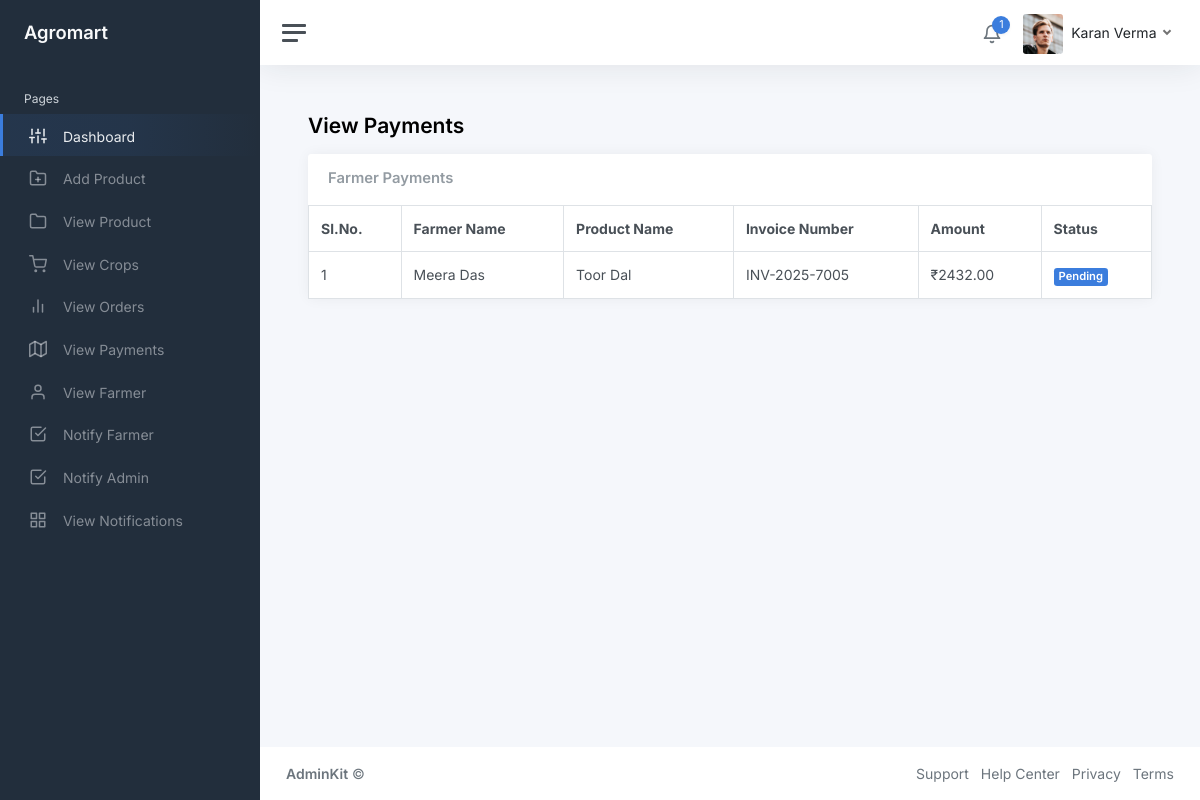
Page /consumer/view-payments.php (signed in) on the earlier database version.
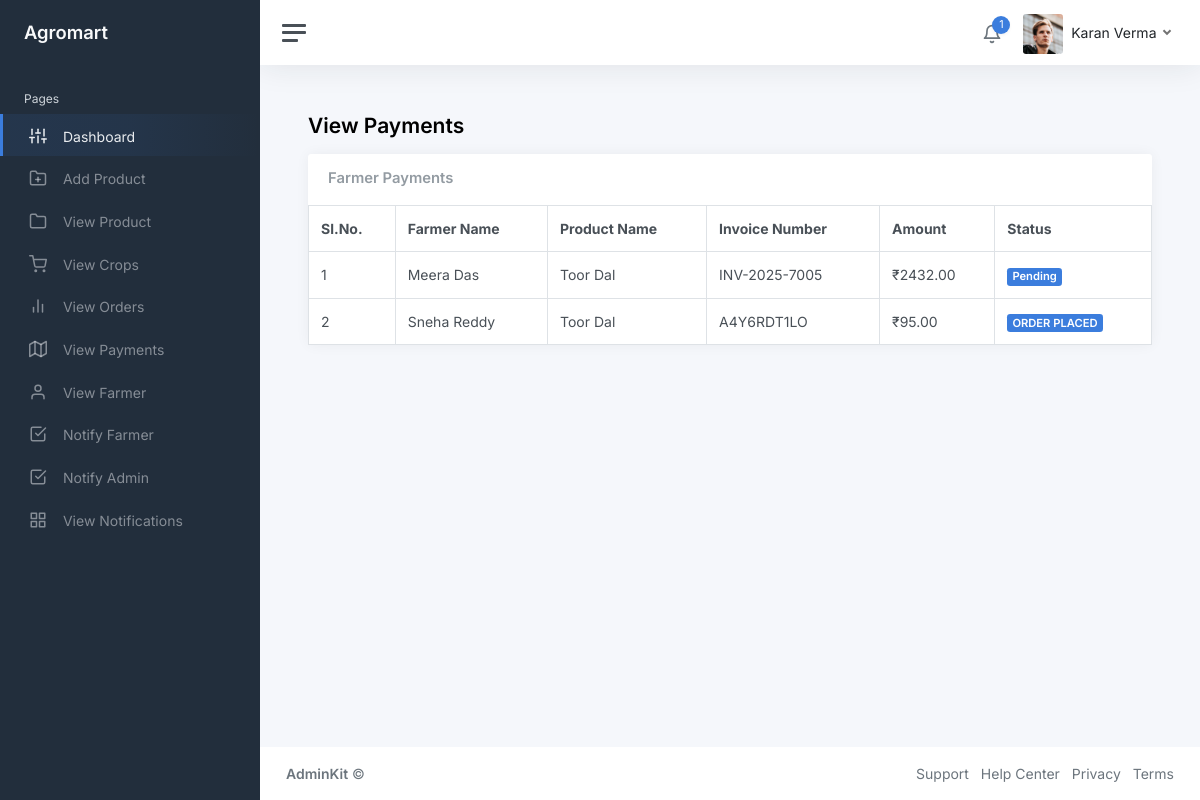
Same page on the later database version.
### tables this page shows
CREATE TABLE IF NOT EXISTS `orders` (
  `order_id` int NOT NULL AUTO_INCREMENT,
  `farmer_id` int NOT NULL,
  `product_id` int NOT NULL,
  `invoice_number` varchar(30) NOT NULL,
  `amount` int NOT NULL,
  `status` varchar(30) NOT NULL,
  `datetime` timestamp NOT NULL DEFAULT CURRENT_TIMESTAMP,
  PRIMARY KEY (`order_id`)
);

CREATE TABLE IF NOT EXISTS `farmers` (
  `farmer_id` int NOT NULL AUTO_INCREMENT,
  `farmer_name` varchar(30) NOT NULL,
  `farmer_email` varchar(30) NOT NULL,
  `farmer_contact_number` varchar(12) NOT NULL,
  `farmer_address` text NOT NULL,
  `farmer_username` varchar(30) NOT NULL,
  `farmer_password` varchar(30) NOT NULL,
  PRIMARY KEY (`farmer_id`)
);

CREATE TABLE IF NOT EXISTS `products` (
  `product_id` int NOT NULL AUTO_INCREMENT,
  `product_name` varchar(30) NOT NULL,
  `product_description` text NOT NULL,
  `product_amount` int NOT NULL,
  `consumer_id` int NOT NULL,
  `image_location` text NOT NULL,
  PRIMARY KEY (`product_id`)
);

CREATE TABLE IF NOT EXISTS `payments` (
  `payment_id` int NOT NULL AUTO_INCREMENT,
  `invoice_number` varchar(30) NOT NULL,
  `status` varchar(30) NOT NULL,
  `datetime` timestamp NOT NULL DEFAULT CURRENT_TIMESTAMP,
  `amount` int NOT NULL,
  PRIMARY KEY (`payment_id`)
);

### consumer/view-payments.php (the view, shortened to what this page needs)
<?php
include './includes/connection.php';
?>
<!DOCTYPE html>
<html lang="en">
<head>
	<link href="css/app.css" rel="stylesheet">
</head>
<body>
	<div class="wrapper">
		<?php include('./includes/sidebar.php'); ?>
		<div class="main">
			<?php include('./includes/navbar.php'); ?>
			<main class="content">
				<div class="container-fluid p-0">
					<h1 class="h3 mb-3"><strong>View Payments</strong></h1>
					<div class="row">
						<div class="col-12 d-flex">
							<div class="card flex-fill">
								<div class="card-header">
									<h5 class="card-title mb-0">Farmer Payments</h5>
								</div>
								<table class="table table-bordered my-0">
									<thead>
										<tr>
											<th>Sl.No.</th>
											<th class="d-none d-xl-table-cell">Farmer Name</th>
											<th class="d-none d-xl-table-cell">Product Name</th>
											<th class="d-none d-xl-table-cell">Invoice Number</th>
											<th class="d-none d-xl-table-cell">Amount</th>
											<th>Status</th>
										</tr>
									</thead>
									<tbody>
										<?php
											$id=$_SESSION['consumer_id'];
											$query=mysqli_query($con,"SELECT f.farmer_name, p.product_name, o.invoice_number, o.amount, a.status from orders O
											left join farmers F on O.farmer_id=F.farmer_id
											left join products P on P.product_id=O.product_id
                                            LEFT JOIN payments A on A.invoice_number=O.invoice_number
											left join consumer C on c.consumer_id=P.consumer_id where c.consumer_id=$id") or die(mysqli_error($con));
											if(mysqli_num_rows($query)){
												$i=1;
												while($row=mysqli_fetch_array($query)){
										?>
										<tr>
											<td><?php echo $i; ?></td>
											<td class="d-none d-xl-table-cell"><?php echo $row['farmer_name']; ?></td>
											<td class="d-none d-xl-table-cell"><?php echo $row['product_name']; ?></td>
											<td class="d-none d-xl-table-cell"><?php echo $row['invoice_number']; ?></td>
											<td class="d-none d-md-table-cell">&#8377;<?php echo $row['amount']; ?>.00</td>
											<td><span class="badge bg-primary"><?php echo $row['status']; ?></span></td>
										</tr>
										<?php
												$i++;
												}
											}
										?>
									</tbody>
								</table>
							</div>
						</div>
					</div>
				</div>
			</main>
			<?php include('./includes/footer.php'); ?>
		</div>
	</div>
</body>
</html>

### consumer/includes/sidebar.php
<nav id="sidebar" class="sidebar js-sidebar">
			<div class="sidebar-content js-simplebar">
				<a class="sidebar-brand" href="index.html">
					<span class="align-middle">Agromart</span>
				</a>
				<ul class="sidebar-nav">
					<li class="sidebar-header">
						Pages
					</li>
					<li class="sidebar-item active">
						<a class="sidebar-link" href="home.php">
              <i class="align-middle" data-feather="sliders"></i> <span class="align-middle">Dashboard</span>
            </a>
					</li>
					<li class="sidebar-item">
						<a class="sidebar-link" href="add-product.php">
              <i class="align-middle" data-feather="folder-plus"></i> <span class="align-middle">Add Product</span>
            </a>
					</li>
					<li class="sidebar-item">
						<a class="sidebar-link" href="view-product.php">
              <i class="align-middle" data-feather="folder"></i> <span class="align-middle">View Product</span>
            </a>
					</li>
					<li class="sidebar-item">
						<a class="sidebar-link" href="view-crop.php">
              <i class="align-middle" data-feather="shopping-cart"></i> <span class="align-middle">View Crops</span>
            </a>
					</li>
                    <li class="sidebar-item">
						<a class="sidebar-link" href="view-orders.php">
              <i class="align-middle" data-feather="bar-chart-2"></i> <span class="align-middle">View Orders</span>
            </a>
					</li>
					<li class="sidebar-item">
						<a class="sidebar-link" href="view-payments.php">
              <i class="align-middle" data-feather="map"></i> <span class="align-middle">View Payments</span>
            </a>
					</li>
					<li class="sidebar-item">
						<a class="sidebar-link" href="view-farmer.php">
              <i class="align-middle" data-feather="user"></i> <span class="align-middle">View Farmer</span>
            </a>
					</li>
                    <li class="sidebar-item">
						<a class="sidebar-link" href="notify-farmer.php">
              <i class="align-middle" data-feather="check-square"></i> <span class="align-middle">Notify Farmer</span>
            </a>
					</li>
                    <li class="sidebar-item">
						<a class="sidebar-link" href="notify-admin.php">
              <i class="align-middle" data-feather="check-square"></i> <span class="align-middle">Notify Admin</span>
            </a>
					</li>
                    <li class="sidebar-item">
						<a class="sidebar-link" href="view-notifications.php">
              <i class="align-middle" data-feather="grid"></i> <span class="align-middle">View Notifications</span>
            </a>
					</li>
				</ul>
			</div>
		</nav>

### consumer/includes/navbar.php (shortened to what this page needs)
<nav class="navbar navbar-expand navbar-light navbar-bg">
				<a class="sidebar-toggle js-sidebar-toggle">
				<i class="hamburger align-self-center"></i>
				</a>
				<div class="navbar-collapse collapse">
					<ul class="navbar-nav navbar-align">
						<li class="nav-item dropdown">
							<a class="nav-icon dropdown-toggle" href="#" id="alertsDropdown" data-bs-toggle="dropdown">
								<div class="position-relative">
									<i class="align-middle" data-feather="bell"></i>
									<span class="indicator">
                                    <?php
                                        $ID = $_SESSION['consumer_id'];
                                        $Count = mysqli_num_rows(mysqli_query($con,"SELECT * from notifications where notification_from_id=$ID"));
                                        echo $Count;
                                    ?>
                                    </span>
								</div>
							</a>
						</li>
						<li class="nav-item dropdown">
							<a class="nav-link dropdown-toggle d-none d-sm-inline-block" href="#" data-bs-toggle="dropdown">
                <img src="img/avatars/avatar.jpg" class="avatar img-fluid rounded me-1" alt="Charles Hall" /> <span class="text-dark"><?php $Name = $_SESSION['consumer_name']; echo $Name; ?></span>
              </a>
						</li>
					</ul>
				</div>
			</nav>

### consumer/includes/footer.php
<footer class="footer">
				<div class="container-fluid">
					<div class="row text-muted">
						<div class="col-6 text-start">
							<p class="mb-0">
								<a class="text-muted" href="https://adminkit.io/" target="_blank"><strong>AdminKit</strong></a> &copy;
							</p>
						</div>
						<div class="col-6 text-end">
							<ul class="list-inline">
								<li class="list-inline-item">
									<a class="text-muted" href="https://adminkit.io/" target="_blank">Support</a>
								</li>
								<li class="list-inline-item">
									<a class="text-muted" href="https://adminkit.io/" target="_blank">Help Center</a>
								</li>
								<li class="list-inline-item">
									<a class="text-muted" href="https://adminkit.io/" target="_blank">Privacy</a>
								</li>
								<li class="list-inline-item">
									<a class="text-muted" href="https://adminkit.io/" target="_blank">Terms</a>
								</li>
							</ul>
						</div>
					</div>
				</div>
			</footer>

Differences in the rows shown:
added orders: farmer.farmer_name "Sneha Reddy", product.product_name "Toor Dal", invoice_number "A4Y6RDT1LO", amount "95", payments.status "ORDER PLACED"
